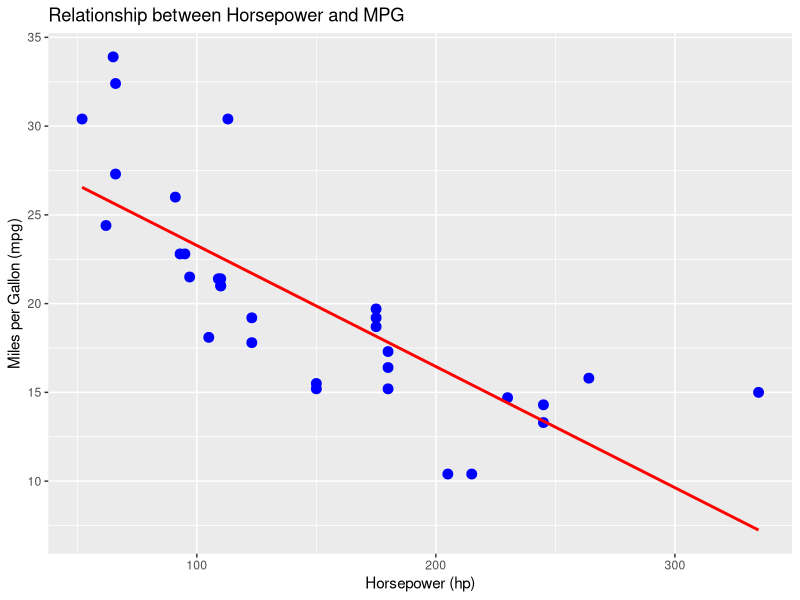
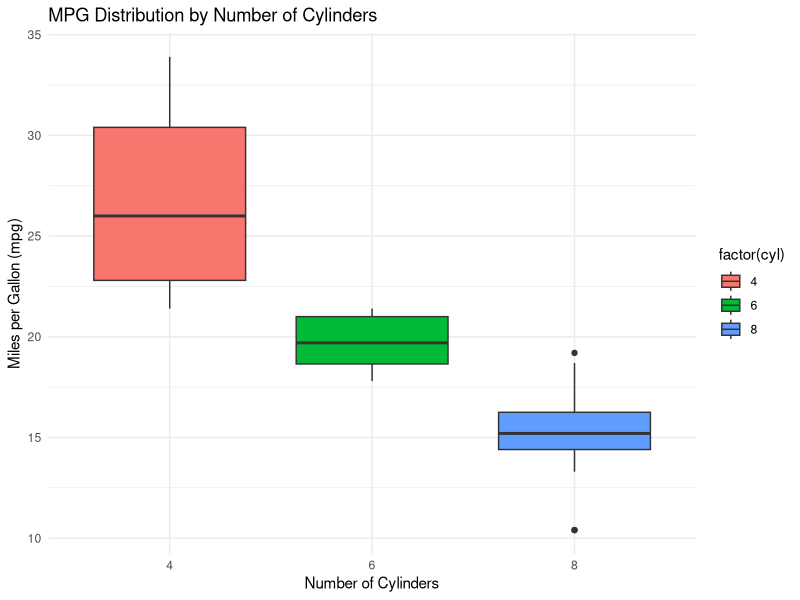
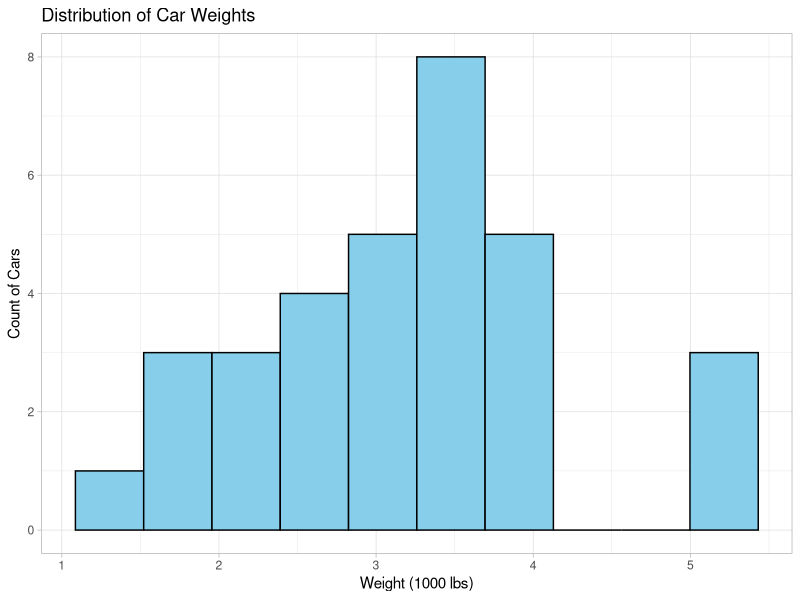

Generate these figures, in order, with R:
#QUESTION 2.......

# Create the employee dataset
emp_data <- data.frame(
  Emp_ID = c("E1", "E2", "E3", "E4", "E5", "E6", "E7", "E8"),
  Name = c("X", "Y", "Z", "X", "Y", "Z", "X", "Y"),
  Age = c(34, 29, 40, 30, 35, 27, 41, 30),
  Dept = c("HR", "IT", "Finance", "Marketing", "HR", "IT", "Finance", "Marketing"),
  Salary = c(50000, 60000, 70000, 80000, 50000, 65000, 45000, 60000),
  Gender = c("Male", "Female", "Male", "Female", "Male", "Female", "Male", "Female"),
  Experience = c(5, 3, 10, 4, 2, 7, 9, 6)
)

# Display the dataset
print(emp_data)

salary_vector <- emp_data$Salary
average_salary <- mean(salary_vector)
average_salary
 
age_vector <- emp_data$Age
min_age <- min(age_vector)
max_age <- max(age_vector)

min_age
max_age

employee_list <- list(
  Name = "X",
  Department = "HR",
  Age = 34,
  Salary = 50000
)

# Display each element
employee_list

# Mean of salary and age
mean_salary <- mean(emp_data$Salary)
mean_age <- mean(emp_data$Age)

# Standard deviation
sd_salary <- sd(emp_data$Salary)
sd_age <- sd(emp_data$Age)

# Correlation between Salary and Age
correlation <- cor(emp_data$Salary, emp_data$Age)

mean_salary
sd_salary
correlation

#QUESTION 3
library(ggplot2)
ggplot(mtcars, aes(x = hp, y = mpg)) +
  geom_point(color = "blue", size = 3) +
  geom_smooth(method = "lm", se = FALSE, color = "red") +
  labs(title = "Relationship between Horsepower and MPG",
       x = "Horsepower (hp)",
       y = "Miles per Gallon (mpg)")


ggplot(mtcars, aes(x = factor(cyl), y = mpg, fill = factor(cyl))) +
  geom_boxplot() +
  labs(title = "MPG Distribution by Number of Cylinders",
       x = "Number of Cylinders",
       y = "Miles per Gallon (mpg)") +
  theme_minimal()

ggplot(mtcars, aes(x = wt)) +
  geom_histogram(bins = 10, fill = "skyblue", color = "black") +
  labs(title = "Distribution of Car Weights",
       x = "Weight (1000 lbs)",
       y = "Count of Cars") +
  theme_light()

